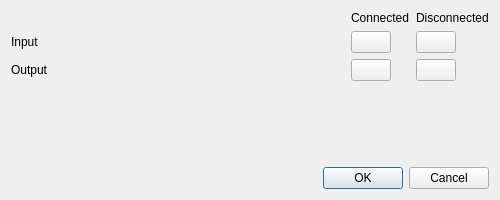
<?xml version="1.0" encoding="UTF-8"?>
<ui version="4.0">
 <class>glitch_port_colors</class>
 <widget class="QDialog" name="glitch_port_colors">
  <property name="geometry">
   <rect>
    <x>0</x>
    <y>0</y>
    <width>500</width>
    <height>200</height>
   </rect>
  </property>
  <property name="windowTitle">
   <string>Glitch: Widget Port Colors</string>
  </property>
  <property name="windowIcon">
   <iconset resource="../Icons/icons.qrc">
    <normaloff>:/Logo/glitch-logo.png</normaloff>:/Logo/glitch-logo.png</iconset>
  </property>
  <layout class="QVBoxLayout" name="verticalLayout">
   <item>
    <layout class="QGridLayout" name="gridLayout">
     <item row="1" column="2">
      <widget class="QPushButton" name="input_disconnected">
       <property name="sizePolicy">
        <sizepolicy hsizetype="Fixed" vsizetype="Fixed">
         <horstretch>0</horstretch>
         <verstretch>0</verstretch>
        </sizepolicy>
       </property>
       <property name="text">
        <string notr="true"/>
       </property>
      </widget>
     </item>
     <item row="2" column="0">
      <widget class="QLabel" name="label_2">
       <property name="text">
        <string>Output</string>
       </property>
      </widget>
     </item>
     <item row="1" column="0">
      <widget class="QLabel" name="label">
       <property name="text">
        <string>Input</string>
       </property>
      </widget>
     </item>
     <item row="2" column="2">
      <widget class="QPushButton" name="output_disconnected">
       <property name="sizePolicy">
        <sizepolicy hsizetype="Fixed" vsizetype="Fixed">
         <horstretch>0</horstretch>
         <verstretch>0</verstretch>
        </sizepolicy>
       </property>
       <property name="text">
        <string notr="true"/>
       </property>
      </widget>
     </item>
     <item row="1" column="1">
      <widget class="QPushButton" name="input_connected">
       <property name="sizePolicy">
        <sizepolicy hsizetype="Fixed" vsizetype="Fixed">
         <horstretch>0</horstretch>
         <verstretch>0</verstretch>
        </sizepolicy>
       </property>
       <property name="text">
        <string notr="true"/>
       </property>
      </widget>
     </item>
     <item row="0" column="2">
      <widget class="QLabel" name="label_4">
       <property name="text">
        <string>Disconnected</string>
       </property>
      </widget>
     </item>
     <item row="2" column="1">
      <widget class="QPushButton" name="output_connected">
       <property name="sizePolicy">
        <sizepolicy hsizetype="Fixed" vsizetype="Fixed">
         <horstretch>0</horstretch>
         <verstretch>0</verstretch>
        </sizepolicy>
       </property>
       <property name="text">
        <string notr="true"/>
       </property>
      </widget>
     </item>
     <item row="0" column="1">
      <widget class="QLabel" name="label_3">
       <property name="text">
        <string>Connected</string>
       </property>
      </widget>
     </item>
    </layout>
   </item>
   <item>
    <spacer name="verticalSpacer">
     <property name="orientation">
      <enum>Qt::Vertical</enum>
     </property>
     <property name="sizeHint" stdset="0">
      <size>
       <width>20</width>
       <height>40</height>
      </size>
     </property>
    </spacer>
   </item>
   <item>
    <layout class="QHBoxLayout" name="horizontalLayout_2">
     <item>
      <widget class="QDialogButtonBox" name="buttonBox">
       <property name="orientation">
        <enum>Qt::Horizontal</enum>
       </property>
       <property name="standardButtons">
        <set>QDialogButtonBox::Cancel|QDialogButtonBox::Ok</set>
       </property>
      </widget>
     </item>
    </layout>
   </item>
  </layout>
 </widget>
 <tabstops>
  <tabstop>input_connected</tabstop>
  <tabstop>input_disconnected</tabstop>
  <tabstop>output_connected</tabstop>
  <tabstop>output_disconnected</tabstop>
 </tabstops>
 <resources>
  <include location="../Icons/icons.qrc"/>
 </resources>
 <connections>
  <connection>
   <sender>buttonBox</sender>
   <signal>accepted()</signal>
   <receiver>glitch_port_colors</receiver>
   <slot>accept()</slot>
   <hints>
    <hint type="sourcelabel">
     <x>248</x>
     <y>254</y>
    </hint>
    <hint type="destinationlabel">
     <x>157</x>
     <y>274</y>
    </hint>
   </hints>
  </connection>
  <connection>
   <sender>buttonBox</sender>
   <signal>rejected()</signal>
   <receiver>glitch_port_colors</receiver>
   <slot>reject()</slot>
   <hints>
    <hint type="sourcelabel">
     <x>316</x>
     <y>260</y>
    </hint>
    <hint type="destinationlabel">
     <x>286</x>
     <y>274</y>
    </hint>
   </hints>
  </connection>
 </connections>
</ui>
